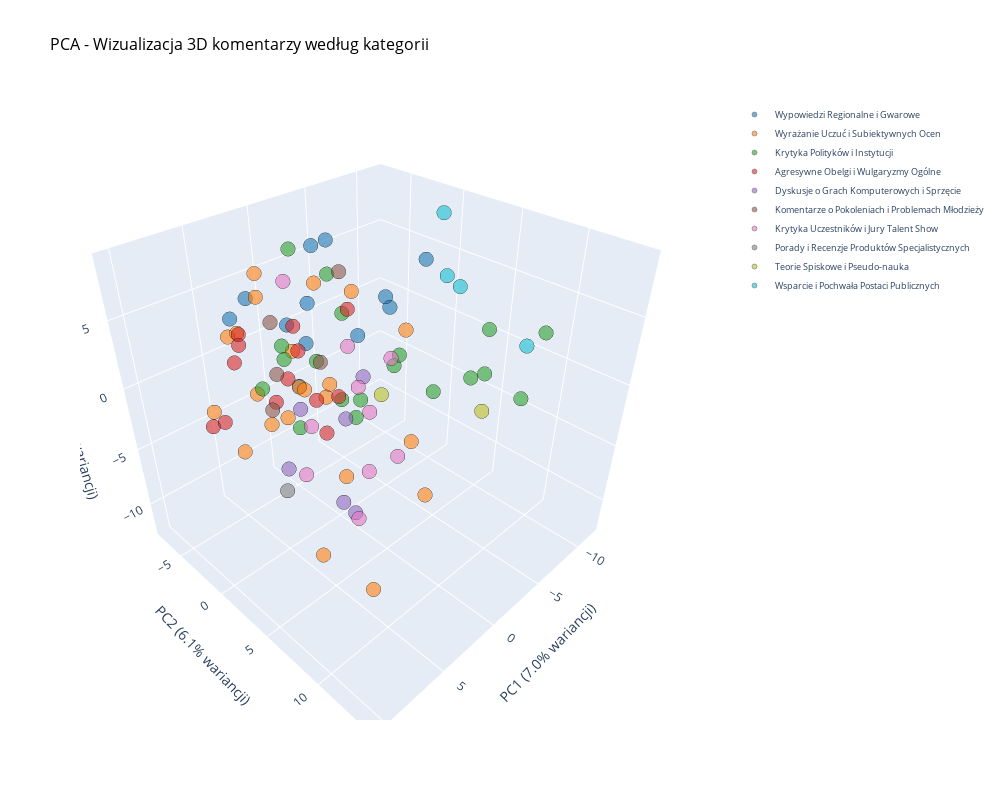

Here is the notebook cell this chart was saved with:
### Code cell
# wizualizacja 3D wyników PCA (interaktywna)
import plotly.graph_objects as go

# kolorowanie według kategorii
kategorie_unique = df['kategoria'].unique()
colors = plt.cm.tab10(np.linspace(0, 1, len(kategorie_unique)))
kategoria_to_color = {kat: colors[i] for i, kat in enumerate(kategorie_unique)}

fig = go.Figure()

for kategoria in kategorie_unique:
    mask = df['kategoria'] == kategoria
    color_rgb = tuple(int(c * 255) for c in kategoria_to_color[kategoria][:3])
    color_str = f'rgb({color_rgb[0]}, {color_rgb[1]}, {color_rgb[2]})'
    
    fig.add_trace(go.Scatter3d(
        x=embeddingi_pca[mask, 0],
        y=embeddingi_pca[mask, 1],
        z=embeddingi_pca[mask, 2],
        mode='markers',
        name=kategoria,
        marker=dict(
            size=5,
            opacity=0.6,
            color=color_str,
            line=dict(width=0.5, color='black')
        )
    ))

fig.update_layout(
    title=dict(
        text='PCA - Wizualizacja 3D komentarzy według kategorii',
        font=dict(size=16, color='black')
    ),
    scene=dict(
        xaxis_title=f'PC1 ({pca.explained_variance_ratio_[0]*100:.1f}% wariancji)',
        yaxis_title=f'PC2 ({pca.explained_variance_ratio_[1]*100:.1f}% wariancji)',
        zaxis_title=f'PC3 ({pca.explained_variance_ratio_[2]*100:.1f}% wariancji)',
        bgcolor='white'
    ),
    width=1000,
    height=800,
    legend=dict(
        x=1.1,
        y=1,
        font=dict(size=9)
    )
)

fig.show()

### Figure 1 — Plotly figure (JSON) as saved in the notebook; plotly's stock layout.template omitted (floating-point values rounded to 4 significant figures)
{"data": [{"marker": {"color": "rgb(31, 119, 180)", "line": {"color": "black", "width": 0.5}, "opacity": 0.6, "size": 5}, "mode": "markers", "name": "Wypowiedzi Regionalne i Gwarowe", "type": "scatter3d", "x": [2.214, -4.178, -9.03, -0.3609, 5.218, -1.172, 6.383, -1.506, -5.172, 0.4032, 1.809, -2.2], "y": [-6.343, 0.5743, -0.2147, -2.984, 2.697, -4.382, -1.998, 3.562, -3.243, -1.364, -2.554, -3.002], "z": [3.995, 4.319, 5.226, 3.935, 2.576, -0.05948, 5.695, 5.615, -0.5592, 8.71, 3.306, 7.833]}, {"marker": {"color": "rgb(255, 127, 14)", "line": {"color": "black", "width": 0.5}, "opacity": 0.6, "size": 5}, "mode": "markers", "name": "Wyrażanie Uczuć i Subiektywnych Ocen", "type": "scatter3d", "x": [-0.9819, 1.777, 1.093, 0.8759, 9.517, -1.644, 3.624, 5.982, 3.205, 2.485, 2.67, 10.24, 4.682, -7.196, 5.353, 10.36, 1.93, 0.487, 7.413, -1.469, 0.4736, 6.393], "y": [-1.771, -2.189, -6.778, -6.948, 2.778, -3.754, -6.896, 0.6457, -6.35, 1.868, -0.583, 10.2, 12.31, -0.2844, 6.775, 14.09, 8.727, -2.808, 1.553, 0.1674, -5.042, -5.374], "z": [-2.238, 1.473, 3.547, 5.188, 0.1134, 4.705, 1.386, -0.8937, 1.737, 0.09058, -0.2047, -2.277, -0.2126, 0.2696, -1.838, -1.731, -0.03512, -2.505, 2.528, 5.513, -6.092, -2.761]}, {"marker": {"color": "rgb(44, 160, 44)", "line": {"color": "black", "width": 0.5}, "opacity": 0.6, "size": 5}, "mode": "markers", "name": "Krytyka Polityków i Instytucji", "type": "scatter3d", "x": [-5.469, -10.28, 2.973, 1.182, -2.535, 2.179, -2.29, -4.029, -8.363, -0.06837, 1.895, -10.58, -9.976, -9.95, -4.05, -10.75, -10.23, 3.223, -2.199], "y": [0.2126, 8.123, 5.145, -2.628, -3.403, -1.42, -2.015, -1.833, 1.604, -5.819, -5.898, 9.183, 5.021, 3.825, -3.68, 4.516, -3.723, -1.236, -4.571], "z": [-1.783, -3.193, 0.4202, 8.342, 5.185, -4.231, -4.311, -5.081, -4.766, -0.4056, -3.214, 2.456, -2.355, -3.241, 1.541, 0.805, -4.601, 1.867, -2.068]}, {"marker": {"color": "rgb(214, 39, 40)", "line": {"color": "black", "width": 0.5}, "opacity": 0.6, "size": 5}, "mode": "markers", "name": "Agresywne Obelgi i Wulgaryzmy Ogólne", "type": "scatter3d", "x": [5.055, 3.281, -1.103, 2.666, -0.1431, 4.036, 1.02, -1.085, 4.214, 2.566, 4.4, -1.057, 6.511], "y": [-3.326, 1.871, -2.482, 3.279, -4.433, -5.803, -2.569, -6.748, -4.74, -3.43, -7.495, 0.1854, -5.605], "z": [3.584, 0.2309, -7.004, 0.8977, 1.717, -0.02728, 1.009, -4.106, 1.865, -2.859, -5.758, 4.403, -4.06]}, {"marker": {"color": "rgb(148, 103, 189)", "line": {"color": "black", "width": 0.5}, "opacity": 0.6, "size": 5}, "mode": "markers", "name": "Dyskusje o Grach Komputerowych i Sprzęcie", "type": "scatter3d", "x": [-1.992, -1.449, 0.6912, 4.201, 0.1543, -0.677], "y": [-1.302, 1.17, -3.157, -0.4097, 1.856, -0.3659], "z": [-5.541, -0.4849, -4.256, -6.163, -11.43, -12.34]}, {"marker": {"color": "rgb(140, 86, 75)", "line": {"color": "black", "width": 0.5}, "opacity": 0.6, "size": 5}, "mode": "markers", "name": "Komentarze o Pokoleniach i Problemach Młodzieży", "type": "scatter3d", "x": [3.483, -1.566, -1.525, 1.555, 4.043], "y": [-1.808, -3.383, -1.054, -4.703, -1.862], "z": [0.5886, -1.364, 6.458, 2.557, -2.006]}, {"marker": {"color": "rgb(227, 119, 194)", "line": {"color": "black", "width": 0.5}, "opacity": 0.6, "size": 5}, "mode": "markers", "name": "Krytyka Uczestników i Jury Talent Show", "type": "scatter3d", "x": [5.915, 3.118, 9.276, -0.294, 0.6467, 2.609, 2.149, 3.771, -4.884, 7.794], "y": [4.489, 6.392, 8.001, 4.868, 2.002, -1.516, 5.486, 9.387, -2.987, 10.38], "z": [0.9329, -2.999, 1.374, 3.061, 3.112, 7.021, 0.5686, 0.2799, -4.877, -1.158]}, {"marker": {"color": "rgb(127, 127, 127)", "line": {"color": "black", "width": 0.5}, "opacity": 0.6, "size": 5}, "mode": "markers", "name": "Porady i Recenzje Produktów Specjalistycznych", "type": "scatter3d", "x": [2.992], "y": [-2.47], "z": [-10.19]}, {"marker": {"color": "rgb(188, 189, 34)", "line": {"color": "black", "width": 0.5}, "opacity": 0.6, "size": 5}, "mode": "markers", "name": "Teorie Spiskowe i Pseudo-nauka", "type": "scatter3d", "x": [-6.298, -10.17], "y": [-1.884, 4.949], "z": [-5.719, -5.807]}, {"marker": {"color": "rgb(23, 190, 207)", "line": {"color": "black", "width": 0.5}, "opacity": 0.6, "size": 5}, "mode": "markers", "name": "Wsparcie i Pochwała Postaci Publicznych", "type": "scatter3d", "x": [-6.906, -9.619, -11.81, -5.925], "y": [4.634, 0.6955, 7.091, 4.303], "z": [5.518, 8.675, 0.07595, 6.493]}], "layout": {"height": 800, "legend": {"font": {"size": 9}, "x": 1.1, "y": 1}, "scene": {"bgcolor": "white", "xaxis": {"title": {"text": "PC1 (7.0% wariancji)"}}, "yaxis": {"title": {"text": "PC2 (6.1% wariancji)"}}, "zaxis": {"title": {"text": "PC3 (4.8% wariancji)"}}}, "title": {"font": {"color": "black", "size": 16}, "text": "PCA - Wizualizacja 3D komentarzy według kategorii"}, "width": 1000}}
